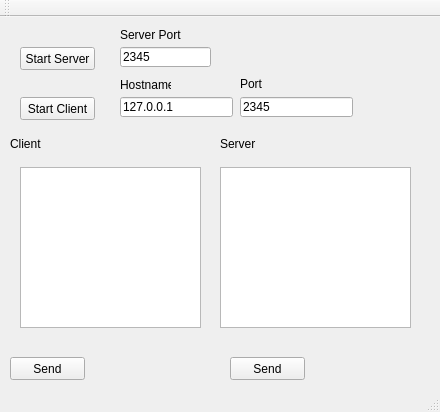
<?xml version="1.0" encoding="UTF-8"?>
<ui version="4.0">
 <class>MainWindow</class>
 <widget class="QMainWindow" name="MainWindow">
  <property name="geometry">
   <rect>
    <x>0</x>
    <y>0</y>
    <width>440</width>
    <height>412</height>
   </rect>
  </property>
  <property name="windowTitle">
   <string>MainWindow</string>
  </property>
  <widget class="QWidget" name="centralWidget">
   <widget class="QPushButton" name="buttonStartServer">
    <property name="geometry">
     <rect>
      <x>20</x>
      <y>30</y>
      <width>75</width>
      <height>23</height>
     </rect>
    </property>
    <property name="text">
     <string>Start Server</string>
    </property>
   </widget>
   <widget class="QLineEdit" name="lineEditServerPort">
    <property name="geometry">
     <rect>
      <x>120</x>
      <y>30</y>
      <width>91</width>
      <height>20</height>
     </rect>
    </property>
    <property name="text">
     <string>2345</string>
    </property>
   </widget>
   <widget class="QPushButton" name="buttonStartClient">
    <property name="geometry">
     <rect>
      <x>20</x>
      <y>80</y>
      <width>75</width>
      <height>23</height>
     </rect>
    </property>
    <property name="text">
     <string>Start Client</string>
    </property>
   </widget>
   <widget class="QLineEdit" name="lineEditHostname">
    <property name="geometry">
     <rect>
      <x>120</x>
      <y>80</y>
      <width>113</width>
      <height>20</height>
     </rect>
    </property>
    <property name="text">
     <string>127.0.0.1</string>
    </property>
   </widget>
   <widget class="QLineEdit" name="lineEditClientPort">
    <property name="geometry">
     <rect>
      <x>240</x>
      <y>80</y>
      <width>113</width>
      <height>20</height>
     </rect>
    </property>
    <property name="text">
     <string>2345</string>
    </property>
   </widget>
   <widget class="QLabel" name="label12">
    <property name="geometry">
     <rect>
      <x>120</x>
      <y>60</y>
      <width>51</width>
      <height>16</height>
     </rect>
    </property>
    <property name="text">
     <string>Hostname</string>
    </property>
   </widget>
   <widget class="QLabel" name="label">
    <property name="geometry">
     <rect>
      <x>240</x>
      <y>60</y>
      <width>46</width>
      <height>13</height>
     </rect>
    </property>
    <property name="text">
     <string>Port</string>
    </property>
   </widget>
   <widget class="QLabel" name="label_2">
    <property name="geometry">
     <rect>
      <x>120</x>
      <y>10</y>
      <width>71</width>
      <height>16</height>
     </rect>
    </property>
    <property name="text">
     <string>Server Port</string>
    </property>
   </widget>
   <widget class="QLabel" name="label_3">
    <property name="geometry">
     <rect>
      <x>10</x>
      <y>120</y>
      <width>46</width>
      <height>13</height>
     </rect>
    </property>
    <property name="text">
     <string>Client</string>
    </property>
   </widget>
   <widget class="QLabel" name="label_4">
    <property name="geometry">
     <rect>
      <x>220</x>
      <y>120</y>
      <width>46</width>
      <height>13</height>
     </rect>
    </property>
    <property name="text">
     <string>Server</string>
    </property>
   </widget>
   <widget class="QPushButton" name="pushButtonClientSend">
    <property name="geometry">
     <rect>
      <x>10</x>
      <y>340</y>
      <width>75</width>
      <height>23</height>
     </rect>
    </property>
    <property name="text">
     <string>Send</string>
    </property>
   </widget>
   <widget class="QPushButton" name="pushButtonServerSend">
    <property name="geometry">
     <rect>
      <x>230</x>
      <y>340</y>
      <width>75</width>
      <height>23</height>
     </rect>
    </property>
    <property name="text">
     <string>Send</string>
    </property>
   </widget>
   <widget class="QPlainTextEdit" name="plainTextEditClient">
    <property name="geometry">
     <rect>
      <x>20</x>
      <y>150</y>
      <width>181</width>
      <height>161</height>
     </rect>
    </property>
   </widget>
   <widget class="QPlainTextEdit" name="plainTextEditServer">
    <property name="geometry">
     <rect>
      <x>220</x>
      <y>150</y>
      <width>191</width>
      <height>161</height>
     </rect>
    </property>
   </widget>
  </widget>
  <widget class="QMenuBar" name="menuBar">
   <property name="geometry">
    <rect>
     <x>0</x>
     <y>0</y>
     <width>440</width>
     <height>20</height>
    </rect>
   </property>
  </widget>
  <widget class="QToolBar" name="mainToolBar">
   <attribute name="toolBarArea">
    <enum>TopToolBarArea</enum>
   </attribute>
   <attribute name="toolBarBreak">
    <bool>false</bool>
   </attribute>
  </widget>
  <widget class="QStatusBar" name="statusBar"/>
 </widget>
 <layoutdefault spacing="6" margin="11"/>
 <resources/>
 <connections/>
</ui>
